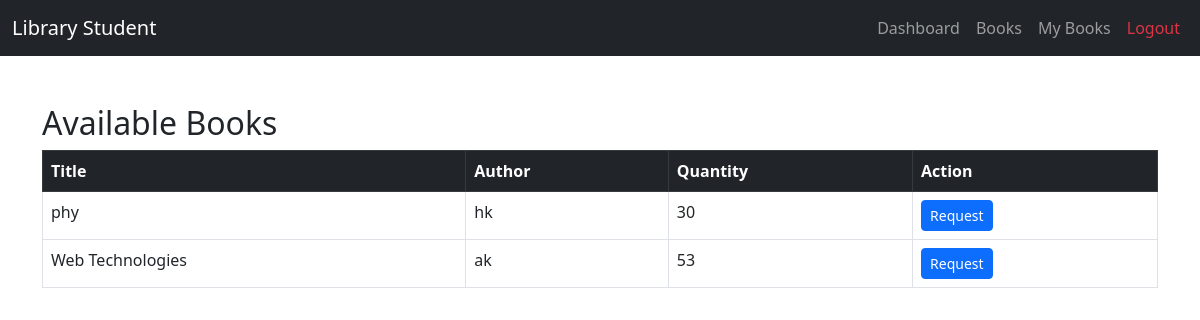
The app's page /student/available_books.php (signed in) with its own data.
### tables this page shows
CREATE TABLE IF NOT EXISTS `books` (
  `id` int NOT NULL AUTO_INCREMENT,
  `title` varchar(255) NOT NULL,
  `author` varchar(255) NOT NULL,
  `category` varchar(100) DEFAULT NULL,
  `quantity` int DEFAULT '1',
  PRIMARY KEY (`id`)
);

### student/available_books.php (the view, shortened to what this page needs)
<?php
include '../includes/db.php';
$query = "SELECT * FROM books ORDER BY title";
$result = $conn->query($query);
?>
<!DOCTYPE html>
<html>
<head>
    <link href="https://cdn.jsdelivr.net/npm/bootstrap@5.3.0/dist/css/bootstrap.min.css" rel="stylesheet">
</head>
<body>
<?php include 'navbar.php'; ?>
<div class="container mt-5">
    <h2>Available Books</h2>
    <table class="table table-bordered table-hover">
        <thead class="table-dark">
            <tr>
                <th>Title</th>
                <th>Author</th>
                <th>Quantity</th>
                <th>Action</th>
            </tr>
        </thead>
        <tbody>
            <?php while ($book = $result->fetch_assoc()): ?>
                <tr>
                    <td><?= htmlspecialchars($book['title']) ?></td>
                    <td><?= htmlspecialchars($book['author']) ?></td>
                    <td><?= $book['quantity'] ?></td>
                    <td>
                        <?php if ($book['quantity'] > 0): ?>
                            <a href="request_book.php?book_id=<?= $book['id'] ?>" class="btn btn-sm btn-primary">Request</a>
                        <?php else: ?>
                            <span class="text-muted">Out of Stock</span>
                        <?php endif; ?>
                    </td>
                </tr>
            <?php endwhile; ?>
        </tbody>
    </table>
</div>
</body>
</html>

### records on screen
books: title "phy", author "hk", quantity "30"
books: title "Web Technologies", author "ak", quantity "53"
